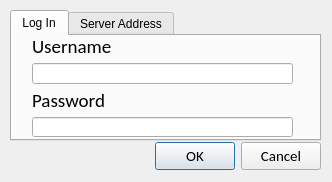
<?xml version="1.0" encoding="UTF-8"?>
<ui version="4.0">
 <class>Dialog</class>
 <widget class="QDialog" name="Dialog">
  <property name="geometry">
   <rect>
    <x>0</x>
    <y>0</y>
    <width>332</width>
    <height>182</height>
   </rect>
  </property>
  <property name="windowTitle">
   <string>Dialog</string>
  </property>
  <widget class="QDialogButtonBox" name="buttonBox">
   <property name="geometry">
    <rect>
     <x>0</x>
     <y>140</y>
     <width>321</width>
     <height>32</height>
    </rect>
   </property>
   <property name="font">
    <font>
     <family>Calibri</family>
     <pointsize>11</pointsize>
    </font>
   </property>
   <property name="orientation">
    <enum>Qt::Horizontal</enum>
   </property>
   <property name="standardButtons">
    <set>QDialogButtonBox::Cancel|QDialogButtonBox::Ok</set>
   </property>
  </widget>
  <widget class="QTabWidget" name="tabWidget">
   <property name="geometry">
    <rect>
     <x>10</x>
     <y>10</y>
     <width>311</width>
     <height>131</height>
    </rect>
   </property>
   <property name="currentIndex">
    <number>0</number>
   </property>
   <widget class="QWidget" name="tab">
    <attribute name="title">
     <string>Log In</string>
    </attribute>
    <widget class="QWidget" name="verticalLayoutWidget">
     <property name="geometry">
      <rect>
       <x>20</x>
       <y>0</y>
       <width>261</width>
       <height>101</height>
      </rect>
     </property>
     <layout class="QVBoxLayout" name="verticalLayout">
      <item>
       <widget class="QLabel" name="labelUsername">
        <property name="enabled">
         <bool>true</bool>
        </property>
        <property name="font">
         <font>
          <family>Calibri</family>
          <pointsize>14</pointsize>
         </font>
        </property>
        <property name="text">
         <string>Username</string>
        </property>
       </widget>
      </item>
      <item>
       <widget class="QLineEdit" name="usernameLineEdit">
        <property name="font">
         <font>
          <family>Calibri</family>
          <pointsize>14</pointsize>
         </font>
        </property>
        <property name="inputMask">
         <string/>
        </property>
        <property name="text">
         <string/>
        </property>
       </widget>
      </item>
      <item>
       <widget class="QLabel" name="labelPassword">
        <property name="enabled">
         <bool>true</bool>
        </property>
        <property name="font">
         <font>
          <family>Calibri</family>
          <pointsize>14</pointsize>
         </font>
        </property>
        <property name="text">
         <string>Password</string>
        </property>
       </widget>
      </item>
      <item>
       <widget class="QLineEdit" name="passwordLineEdit">
        <property name="font">
         <font>
          <family>Calibri</family>
          <pointsize>14</pointsize>
         </font>
        </property>
       </widget>
      </item>
     </layout>
    </widget>
   </widget>
   <widget class="QWidget" name="tab_2">
    <attribute name="title">
     <string>Server Address</string>
    </attribute>
    <widget class="QWidget" name="verticalLayoutWidget_2">
     <property name="geometry">
      <rect>
       <x>30</x>
       <y>0</y>
       <width>261</width>
       <height>101</height>
      </rect>
     </property>
     <layout class="QVBoxLayout" name="verticalLayout_2">
      <item>
       <widget class="QLabel" name="labelHost">
        <property name="enabled">
         <bool>true</bool>
        </property>
        <property name="font">
         <font>
          <family>Calibri</family>
          <pointsize>14</pointsize>
         </font>
        </property>
        <property name="text">
         <string>Host</string>
        </property>
       </widget>
      </item>
      <item>
       <widget class="QLineEdit" name="lineEditHost">
        <property name="font">
         <font>
          <family>Calibri</family>
          <pointsize>14</pointsize>
         </font>
        </property>
        <property name="inputMask">
         <string/>
        </property>
        <property name="text">
         <string/>
        </property>
       </widget>
      </item>
      <item>
       <widget class="QLabel" name="labelPort">
        <property name="enabled">
         <bool>true</bool>
        </property>
        <property name="font">
         <font>
          <family>Calibri</family>
          <pointsize>14</pointsize>
         </font>
        </property>
        <property name="text">
         <string>Port</string>
        </property>
       </widget>
      </item>
      <item>
       <widget class="QLineEdit" name="lineEditPort">
        <property name="font">
         <font>
          <family>Calibri</family>
          <pointsize>14</pointsize>
         </font>
        </property>
       </widget>
      </item>
     </layout>
    </widget>
   </widget>
  </widget>
 </widget>
 <resources/>
 <connections>
  <connection>
   <sender>buttonBox</sender>
   <signal>accepted()</signal>
   <receiver>Dialog</receiver>
   <slot>accept()</slot>
   <hints>
    <hint type="sourcelabel">
     <x>248</x>
     <y>254</y>
    </hint>
    <hint type="destinationlabel">
     <x>157</x>
     <y>274</y>
    </hint>
   </hints>
  </connection>
  <connection>
   <sender>buttonBox</sender>
   <signal>rejected()</signal>
   <receiver>Dialog</receiver>
   <slot>reject()</slot>
   <hints>
    <hint type="sourcelabel">
     <x>316</x>
     <y>260</y>
    </hint>
    <hint type="destinationlabel">
     <x>286</x>
     <y>274</y>
    </hint>
   </hints>
  </connection>
 </connections>
</ui>
